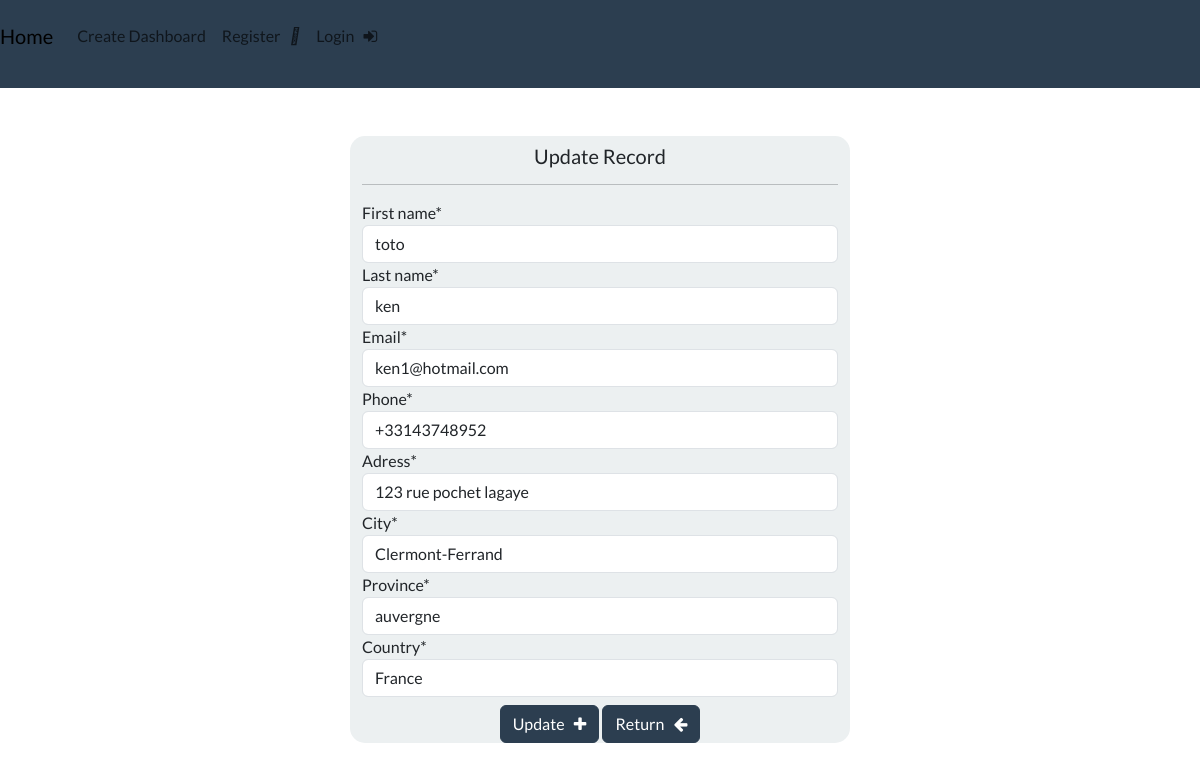
/update/10/, run on the app's committed database.
### webapp/models.py (models this page shows, shortened)
class Record(models.Model):
	first_name = models.CharField(max_length=30)
	last_name = models.CharField(max_length=30)
	date_time = models.DateTimeField(auto_now_add=True)
	email = models.EmailField(max_length=254, unique=True)
	phone = models.CharField(max_length=20)
	adress = models.CharField(max_length=300)
	city = models.CharField(max_length=100)
	province = models.CharField(max_length=150)
	country = models.CharField(max_length=30)
	class Meta:
		verbose_name_plural = "Record"

### webapp/views.py (the view)
# urls.py: path('update/<int:pk>/', views.update_view, name="update-link"),
def update_view(request, pk):
	record = get_object_or_404(Record, id=pk)
	if request.method == "POST":
		form = updateForm(request.POST, instance=record)
		if form.is_valid():
			form.save()
			messages.success(request, "success updated")
			return redirect('webapp:dashboard-link')
	else:
		form = updateForm(instance=record)
	return render(request, 'webapp/update.html', {'form':form})

### webapp/forms.py
class updateForm(forms.ModelForm):
	class Meta:
		model = Record
		fields = ['first_name','last_name','email',
			'phone', 'adress', 'city', 'province', 'country'
		]

### webapp/templates/webapp/update.html (shortened to what this page needs)
{% extends 'webapp/base.html' %}
{% load crispy_forms_tags %}
{% block content %}
<div class="container mt-5 bg-light form-layout">
	<h5 class="text-center pt-2">Update Record</h5>
	<hr>
	<form  method="post"/>
		{{form|crispy}}
	<div class="d-flex justify-content-center mt-2">
		<button type="submit" class="btn btn-primary">Update &nbsp; <i class="fa fa-plus" aria-hidden="true"></i></button>&nbsp;
		<button type="submit" class="btn btn-primary" href="{% url 'webapp:dashboard-link' %}">Return &nbsp; <i class="fa fa-arrow-left" aria-hidden="true"></i></button>
	</div>
</div>
{% endblock %}

### static/css/style.css (style rules this page uses)
.form-layout { border-radius: 15px; width: 500px; }

### data on the page
Record: first_name "toto", last_name "ken", email "ken1@hotmail.com", phone "+33143748952", adress "123 rue pochet lagaye", city "Clermont-Ferrand", province "auvergne", country "France"
